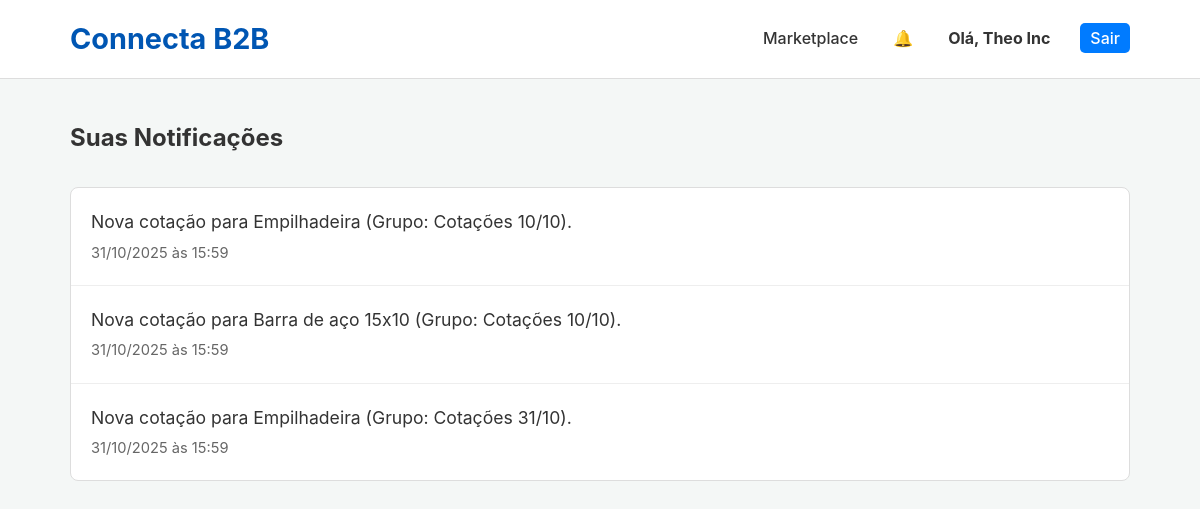
/notifications (signed in), run on the app's committed database.
### app.py (models this page shows, shortened)
class Company(db.Model):
    id = db.Column(db.Integer, primary_key=True); company_name = db.Column(db.String(150), nullable=False); cnpj = db.Column(db.String(18), unique=True, nullable=False); email = db.Column(db.String(150), unique=True, nullable=False); password_hash = db.Column(db.String(256), nullable=False); user_type = db.Column(db.String(50), nullable=False)
    is_verified = db.Column(db.Boolean, default=False); is_admin = db.Column(db.Boolean, default=False); is_active = db.Column(db.Boolean, default=True)
    logo_filename = db.Column(db.String(255), nullable=True); description = db.Column(db.Text, nullable=True); website = db.Column(db.String(255), nullable=True); address = db.Column(db.String(255), nullable=True); certifications = db.Column(db.String(255), nullable=True)
    created_at = db.Column(db.DateTime, default=datetime.utcnow)
    products = db.relationship('Product', backref='supplier', lazy=True, cascade="all, delete-orphan")
    notifications = db.relationship('Notification', foreign_keys='Notification.recipient_id', backref='recipient', lazy=True, cascade="all, delete-orphan")
    reviews_received = db.relationship('Review', foreign_keys='Review.supplier_id', backref='reviewed_supplier', lazy='dynamic')
    sent_quotes = db.relationship('QuoteRequest', foreign_keys='QuoteRequest.buyer_id', backref='buyer', lazy='dynamic')
    received_quotes = db.relationship('QuoteRequest', foreign_keys='QuoteRequest.supplier_id', backref='supplier', lazy='dynamic')
    quote_groups = db.relationship('QuoteGroup', backref='buyer', lazy=True)
    open_rfqs = db.relationship('OpenRFQ', backref='buyer', lazy=True) # RFQ: Ligação com a empresa que criou
    open_rfq_responses = db.relationship('OpenRFQResponse', backref='supplier', lazy=True) # RFQ: Ligação com as respostas

class Notification(db.Model):
    id = db.Column(db.Integer, primary_key=True); message = db.Column(db.String(255), nullable=False); link = db.Column(db.String(255), nullable=True); timestamp = db.Column(db.DateTime, index=True, default=datetime.utcnow); read = db.Column(db.Boolean, default=False); recipient_id = db.Column(db.Integer, db.ForeignKey('company.id'), nullable=False)

### app.py (the view)
@app.route('/notifications')
@login_required
def notifications():
    company = db.session.get(Company, session['company_id'])
    for n in company.notifications: n.read = True
    db.session.commit()
    notifications = Notification.query.filter_by(recipient_id=company.id).order_by(Notification.timestamp.desc()).all()
    return render_template('notifications.html', notifications=notifications)

### app.py (called while the page is built)
def login_required(f):
    @wraps(f)
    def decorated_function(*args, **kwargs):
        if 'company_id' not in session: flash('Você precisa estar logado.', 'error'); return redirect(url_for('login'))
        return f(*args, **kwargs)
    return decorated_function

@app.context_processor
def inject_notifications():
    if 'company_id' in session:
        unread_count = db.session.query(Notification).filter_by(recipient_id=session['company_id'], read=False).count()
        cart_item_count = len(session.get('cart', {})) if session.get('user_type') == 'buyer' else 0
        return dict(unread_notifications=unread_count, cart_item_count=cart_item_count)
    return dict(unread_notifications=0, cart_item_count=0)

### templates/notifications.html (shortened to what this page needs)
<!DOCTYPE html>
<html lang="pt-br">
<head>
    <link rel="stylesheet" href="{{ url_for('static', filename='css/style.css') }}">
</head>
<body>
    <header class="main-header">
        <div class="container">
            <a href="{{ url_for('dashboard') }}" style="text-decoration: none;"><h1 class="logo">Connecta B2B</h1></a>
            <nav class="main-nav">
                <ul>
                    <li><a href="{{ url_for('products') }}">Marketplace</a></li>
                    <li><a href="{{ url_for('notifications') }}" style="position: relative; padding: 5px;">&#128276; </a></li>
                    <li><a href="{{ url_for('dashboard') }}"><strong>Olá, {{ session.company_name }}</strong></a></li>
                    <li><a href="{{ url_for('logout') }}" class="login-button">Sair</a></li>
                </ul>
            </nav>
        </div>
    </header>
    <main class="container page-container">
        <h2 style="margin-bottom: 30px;">Suas Notificações</h2>
        <div class="notification-list">
            {% for notification in notifications %}
                <div class="notification-item">
                    <a href="{{ notification.link or '#' }}">
                        <p>{{ notification.message }}</p>
                        <small>{{ notification.timestamp.strftime('%d/%m/%Y às %H:%M') }}</small>
                    </a>
                </div>
            {% else %}
                <div style="padding: 20px; text-align: center;">
                    <p>Nenhuma notificação encontrada.</p>
                </div>
            {% endfor %}
        </div>
    </main>
</body>
</html>

### static/css/style.css (style rules this page uses)
* { margin: 0; padding: 0; box-sizing: border-box; }
body { font-family: -apple-system, BlinkMacSystemFont, 'Segoe UI', Roboto, Helvetica, Arial, sans-serif; line-height: 1.6; background-color: #f4f7f6; color: #333; }
.container { max-width: 1100px; margin: 0 auto; padding: 0 20px; }
.main-header { background-color: #ffffff; padding: 1rem 0; border-bottom: 1px solid #ddd; position: sticky; top: 0; z-index: 1000; }
.main-header .container { display: flex; justify-content: space-between; align-items: center; }
.logo { color: #0056b3; font-size: 1.8rem; font-weight: 700; }
.main-nav ul { list-style-type: none; display: flex; gap: 20px; }
.main-nav a { text-decoration: none; color: #333; font-weight: 500; padding: 5px 10px; transition: color 0.3s ease; }
.login-button { background-color: #007bff; color: #ffffff !important; border-radius: 5px; padding: 8px 15px; transition: background-color 0.3s ease; }

### templates/notifications.html (style rules this page uses)
.page-container { padding: 40px 20px; }
.notification-list { background-color: #fff; border: 1px solid #ddd; border-radius: 8px; overflow: hidden; }
.notification-item { border-bottom: 1px solid #eee; padding: 20px; transition: background-color 0.2s ease; }
.notification-item:last-child { border-bottom: none; }
.notification-item a { text-decoration: none; color: #333; font-size: 1.1rem; }
.notification-item small { color: #666; margin-top: 5px; display: block; }

### data on the page
Company: company_name "Theo Inc"
Notification: message "Nova cotação para Empilhadeira (Grupo: Cotações 10/10).", timestamp "31/10/2025 às 15:59"
Notification: message "Nova cotação para Barra de aço 15x10 (Grupo: Cotações 10/10).", timestamp "31/10/2025 às 15:59"
Notification: message "Nova cotação para Empilhadeira (Grupo: Cotações 31/10).", timestamp "31/10/2025 às 15:59"
